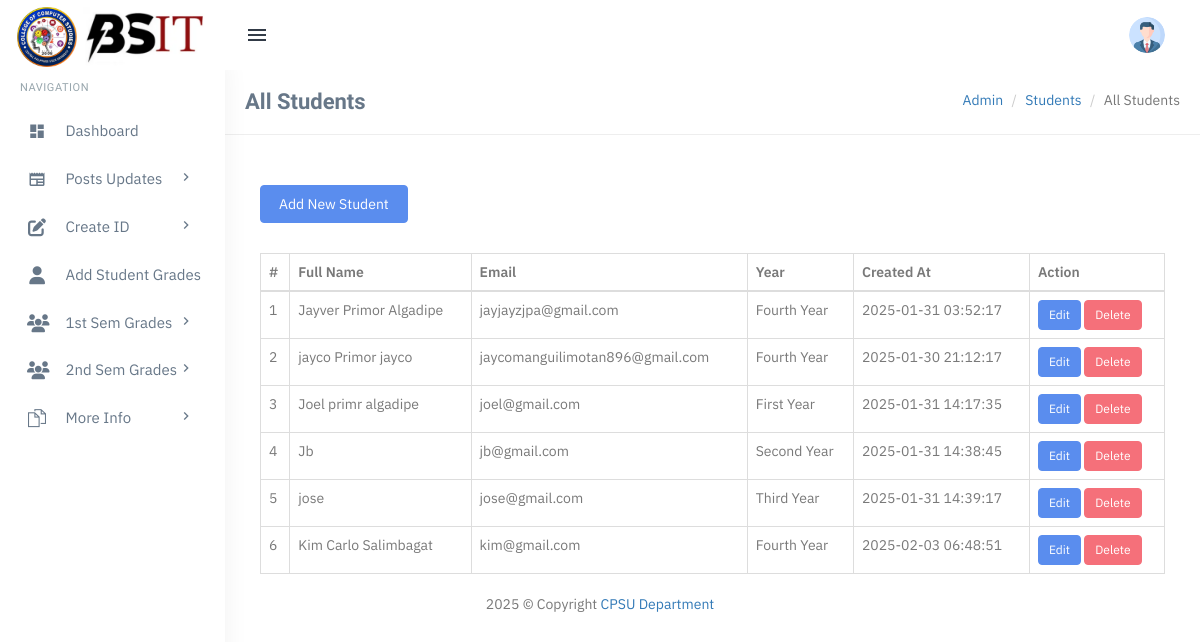
The app's page /admin/all-students.php, older data.
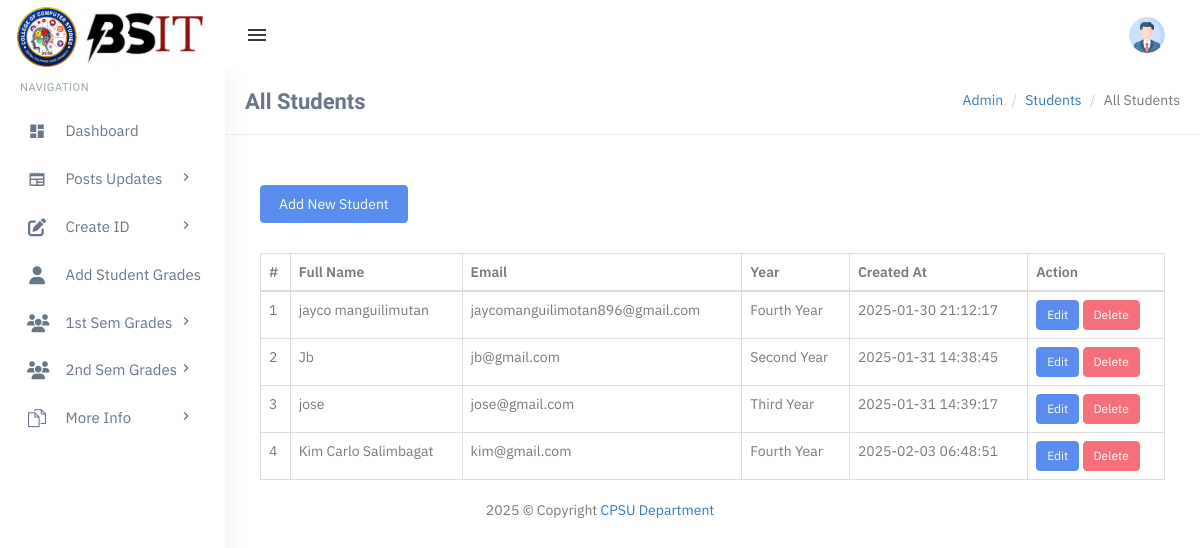
The same page, newer data.
### tables this page shows
CREATE TABLE `users` (
  `id` int(11) NOT NULL,
  `full_name` varchar(255) NOT NULL,
  `email` varchar(255) NOT NULL,
  `password` varchar(255) NOT NULL,
  `role` enum('student','professor') NOT NULL,
  `year` varchar(255) DEFAULT NULL,
  `profile_image` varchar(255) DEFAULT './assets/profile-images/default-profile.png',
  `created_at` timestamp NOT NULL DEFAULT current_timestamp(),
  `year_level` varchar(20) DEFAULT 'Unassigned'
);

### admin/all-students.php (the view, shortened to what this page needs)
<?php
include('includes/config.php');
?>
<?php include('includes/topheader.php'); ?>
<?php include('includes/leftsidebar.php'); ?>
<div class="content-page">
    <div class="content">
        <div class="container">
            <div class="row">
                <div class="col-xs-12">
                    <div class="page-title-box">
                        <h4 class="page-title">All Students</h4>
                        <ol class="breadcrumb p-0 m-0">
                            <li><a href="#">Admin</a></li>
                            <li><a href="#">Students</a></li>
                            <li class="active">All Students</li>
                        </ol>
                        <div class="clearfix"></div>
                    </div>
                </div>
            </div>
            <div class="row">
                <div class="col-md-12">
                    <div class="demo-box m-t-20">
                        <div class="m-b-30">
                            <a href="add-student.php">
                                <button class="btn btn-custom waves-effect waves-light btn-md">Add New Student</button>
                            </a>
                        </div>
                        <div class="table-responsive">
                            <table class="table m-0 table-bordered" id="example">
                                <thead>
                                    <tr>
                                        <th>#</th>
                                        <th>Full Name</th>
                                        <th>Email</th>
                                        <th>Year</th>
                                        <th>Created At</th>
                                        <th>Action</th>
                                    </tr>
                                </thead>
                                <tbody>
                                    <?php
                                    $query = "SELECT u.id, u.full_name, u.email, u.created_at,
                                              CASE
                                                  WHEN y.email IS NOT NULL THEN 'first_year'
                                                  WHEN y2.email IS NOT NULL THEN 'second_year'
                                                  WHEN y3.email IS NOT NULL THEN 'third_year'
                                                  WHEN y4.email IS NOT NULL THEN 'fourth_year'
                                              END AS year
                                              FROM users u
                                              LEFT JOIN first_year y ON u.email = y.email
                                              LEFT JOIN second_year y2 ON u.email = y2.email
                                              LEFT JOIN third_year y3 ON u.email = y3.email
                                              LEFT JOIN fourth_year y4 ON u.email = y4.email
                                              WHERE u.role = 'student'";
                                    $result = mysqli_query($con, $query);
                                    $cnt = 1;
                                    if (mysqli_num_rows($result) > 0) {
                                        while ($row = mysqli_fetch_assoc($result)) {
                                    ?>
                                            <tr>
                                                <td><?php echo $cnt++; ?></td>
                                                <td><?php echo htmlspecialchars($row['full_name']); ?></td>
                                                <td><?php echo htmlspecialchars($row['email']); ?></td>
                                                <td><?php echo htmlspecialchars(ucwords(str_replace('_', ' ', $row['year']))); ?></td>
                                                <td><?php echo htmlspecialchars($row['created_at']); ?></td>
                                                <td>
                                                    <a href="edit-student.php?email=<?php echo $row['email']; ?>" class="btn btn-primary btn-sm">Edit</a>
                                                    <a href="delete-student.php?email=<?php echo $row['email']; ?>" class="btn btn-danger btn-sm" onclick="return confirm('Are you sure you want to delete this student?');">Delete</a>
                                                </td>
                                            </tr>
                                    <?php
                                        }
                                    } else {
                                        echo "<tr><td colspan='6'>No students found.</td></tr>";
                                    }
                                    ?>
                                </tbody>
                            </table>
                        </div>
                    </div>
                </div>
            </div>
        </div>
    </div>
</div>
<?php include('includes/footer.php'); ?>

### admin/includes/topheader.php (shortened to what this page needs)
<!DOCTYPE html>
<html lang="en">
<head>
    <link href="assets/css/bootstrap.min.css" rel="stylesheet" type="text/css" />
    <link href="assets/css/core.css" rel="stylesheet" type="text/css" />
    <link href="assets/css/components.css" rel="stylesheet" type="text/css" />
    <link href="assets/css/icons.css" rel="stylesheet" type="text/css" />
    <link href="assets/css/pages.css" rel="stylesheet" type="text/css" />
    <link href="assets/css/menu.css" rel="stylesheet" type="text/css" />
    <link href="assets/css/responsive.css" rel="stylesheet" type="text/css" />
    <link rel="stylesheet" href="../plugins/switchery/switchery.min.css">
    <link href="../plugins/summernote/summernote.css" rel="stylesheet" />
    <link href="../plugins/select2/css/select2.min.css" rel="stylesheet" type="text/css" />
    <link href="../plugins/jquery.filer/css/jquery.filer.css" rel="stylesheet" />
    <link href="../plugins/jquery.filer/css/themes/jquery.filer-dragdropbox-theme.css" rel="stylesheet" />
    <link rel="stylesheet" href="https://cdn.datatables.net/1.12.1/css/jquery.dataTables.min.css">
    <link rel="stylesheet" href="https://cdn.datatables.net/buttons/2.2.3/css/buttons.dataTables.min.css">
</head>
<body class="fixed-left">
    <div id="wrapper">
        <div class="topbar">
            <div class="topbar-left">
                <a href="index.php" class="logo">
                    <span>
                        <img src="assets/images/bsit_logo.png" alt="" height="60">
                        <img src="assets/images/BSIT_name.webp" alt="" height="60">
                    </span>
                </a>
            </div>
            <div class="navbar navbar-default" role="navigation">
                <div class="container">
                    <ul class="nav navbar-nav navbar-left">
                        <li>
                            <button class="button-menu-mobile open-left waves-effect">
                                <i class="mdi mdi-menu"></i>
                            </button>
                        </li>
                    </ul>
                    <ul class="nav navbar-nav navbar-right">
                        <li class="dropdown user-box">
                            <a href="" class="dropdown-toggle waves-effect user-link" data-toggle="dropdown" aria-expanded="true">
                                <img src="assets/images/users/avatar-1.jpg" alt="user-img" class="img-circle user-img">
                            </a>
                        </li>
                    </ul>
                </div>
            </div>
        </div>

### admin/includes/leftsidebar.php (shortened to what this page needs)
<link href="https://cdnjs.cloudflare.com/ajax/libs/font-awesome/6.5.0/css/all.min.css" rel="stylesheet">
<div class="left side-menu">
    <div class="sidebar-inner slimscrollleft">
        <div id="sidebar-menu">
            <ul>
                <li class="menu-title">Navigation</li>
                <li class="has_sub">
                    <a href="dashboard.php" class="waves-effect"><i class="mdi mdi-view-dashboard"></i> <span> Dashboard </span> </a>
                </li>
                <li class="has_sub">
                    <a href="javascript:void(0);" class="waves-effect"><i class="mdi mdi-newspaper"></i> <span> Posts Updates </span> <span class="menu-arrow"></span></a>
                </li>
                <li class="has_sub">
                    <a href="javascript:void(0);" class="waves-effect"><i class="fa fa-edit"></i> <span> Create ID </span> <span class="menu-arrow"></span></a>
                </li>
                <li class="has_sub">
                    <a href="add-student-grade.php" class="waves-effect"><i class="fa fa-user"></i> <span> Add Student Grades </span> </a>
                </li>
                <li class="has_sub">
                    <a href="javascript:void(0);" class="waves-effect"><i class="fa fa-users"></i> <span> 1st Sem Grades </span> <span class="menu-arrow"></span></a>
                </li>
                <li class="has_sub">
                    <a href="javascript:void(0);" class="waves-effect"><i class="fa fa-users"></i> <span> 2nd Sem Grades </span> <span class="menu-arrow"></span></a>
                </li>
                <li class="has_sub">
                    <a href="javascript:void(0);" class="waves-effect"><i class="ti ti-files"></i> <span> More Info </span> <span class="menu-arrow"></span></a>
                </li>
            </ul>
        </div>
    </div>
</div>

### admin/includes/footer.php (shortened to what this page needs)
<footer class="foot text-center" style=" position: sticky;
  top: 0;">
    <?php echo date('Y'); ?> © Copyright
    <a href="#"> CPSU Department</a>
</footer>
</div>
</body>
</html>

### admin/assets/css/core.css (style rules this page uses)
body { font-family: "IBM Plex Sans", "Oxygen", "Ubuntu", "Cantarell", "Fira Sans", sans-serif; margin: 0; padding-bottom: 60px; overflow-x: hidden; color: #797979; }
html { position: relative; min-height: 100%; }
.h1, .h2, .h3, .h4, .h5, .h6, h1, h2, h3, h4, h5, h6 { color: #677788; font-family: 'Hind Madurai', sans-serif; margin: 10px 0; }
* { outline: none !important; }
.container { width: auto; }
#wrapper { height: 100%; overflow: hidden; width: 100%; }
.p-0 { padding: 0 !important; }
.m-0 { margin: 0 !important; }
.m-t-20 { margin-top: 20px !important; }
.m-b-30 { margin-bottom: 30px !important; }
.row { margin-right: -10px; margin-left: -10px; }
.col-lg-1, .col-lg-10, .col-lg-11, .col-lg-12, .col-lg-2, .col-lg-3, .col-lg-4, .col-lg-5, .col-lg-6, .col-lg-7, .col-lg-8, .col-lg-9, .col-md-1, .col-md-10, .col-md-11, .col-md-12, .col-md-2, .col-md-3, .col-md-4, .col-md-5, .col-md-6, .col-md-7, .col-md-8, .col-md-9, .col-sm-1, .col-sm-10, .col-sm-11, .col-sm-12, .col-sm-2, .col-sm-3, .col-sm-4, .col-sm-5, .col-sm-6, .col-sm-7, .col-sm-8, .col-sm-9, .col-xs-1, .col-xs-10, .col-xs-11, .col-xs-12, .col-xs-2, .col-xs-3, .col-xs-4, .col-xs-5, .col-xs-6, .col-xs-7, .col-xs-8, .col-xs-9 { padding-left: 10px; padding-right: 10px; }
.breadcrumb { background-color: transparent; margin-bottom: 15px; padding-top: 10px; padding-left: 0; }
.waves-effect { position: relative; cursor: pointer; display: inline-block; overflow: hidden; -webkit-user-select: none; -moz-user-select: none; -ms-user-select: none; user-select: none; -webkit-tap-highlight-color: transparent; vertical-align: middle; z-index: 1; will-change: opacity, transform; -webkit-transition: all 0.3s ease-out; -moz-transition: all 0.3s ease-out; -o-transition: all 0.3s ease-out; -ms-transition: all 0.3s ease-out; transition: all 0.3s ease-out; }
.demo-box { padding: 10px 15px; }

Row changes from the older to the newer data that the page shows:
removed users: full_name "Jayver Primor Algadipe", email "jayjayzjpa@gmail.com", year "Fourth Year", created_at "2025-01-31 03:52:17"
removed users: full_name "Joel primr algadipe", email "joel@gmail.com", year "First Year", created_at "2025-01-31 14:17:35"
changed users "jaycomanguilimotan896@gmail.com": full_name "jayco Primor jayco" → "jayco manguilimutan"
